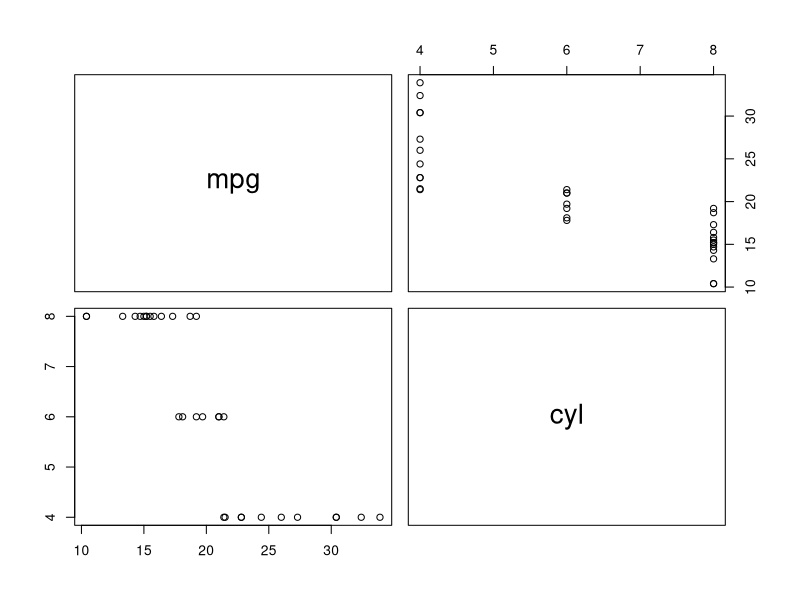

This figure's R source:
## ---- chunk 1
pairs(mtcars[,1:2])
